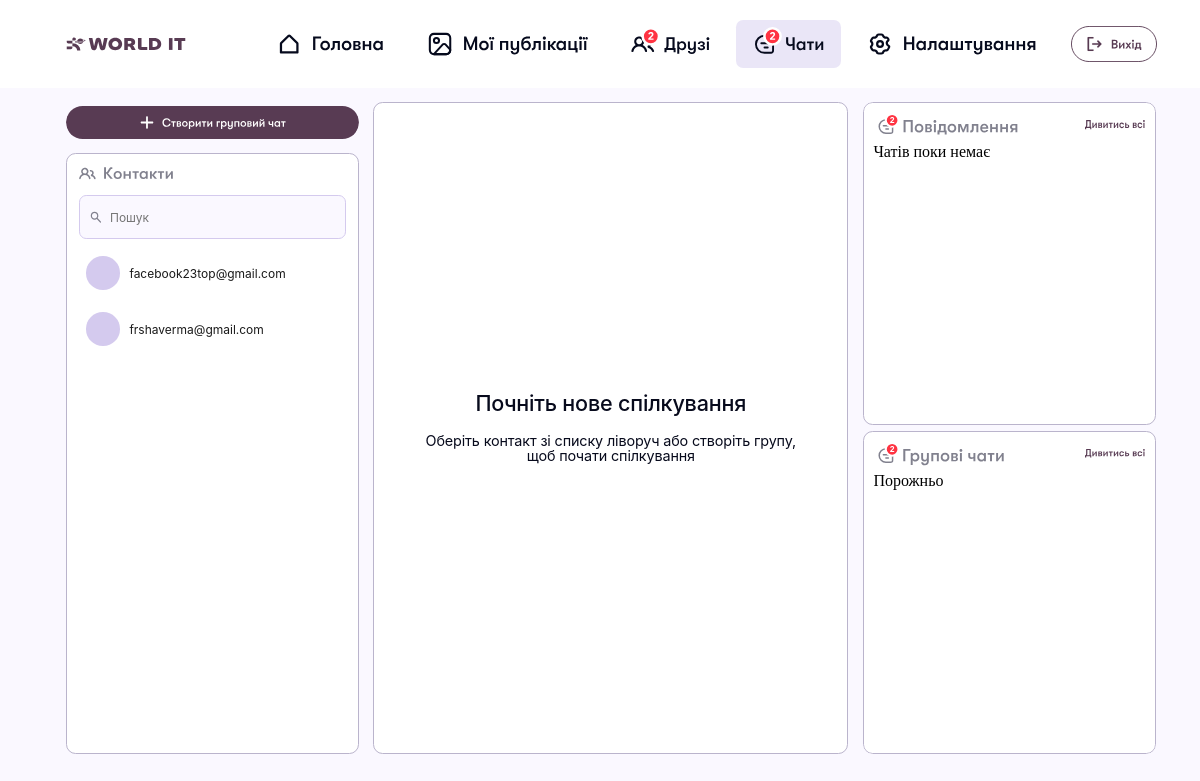
/chat/ (signed in), run on an earlier commit of the app's database.
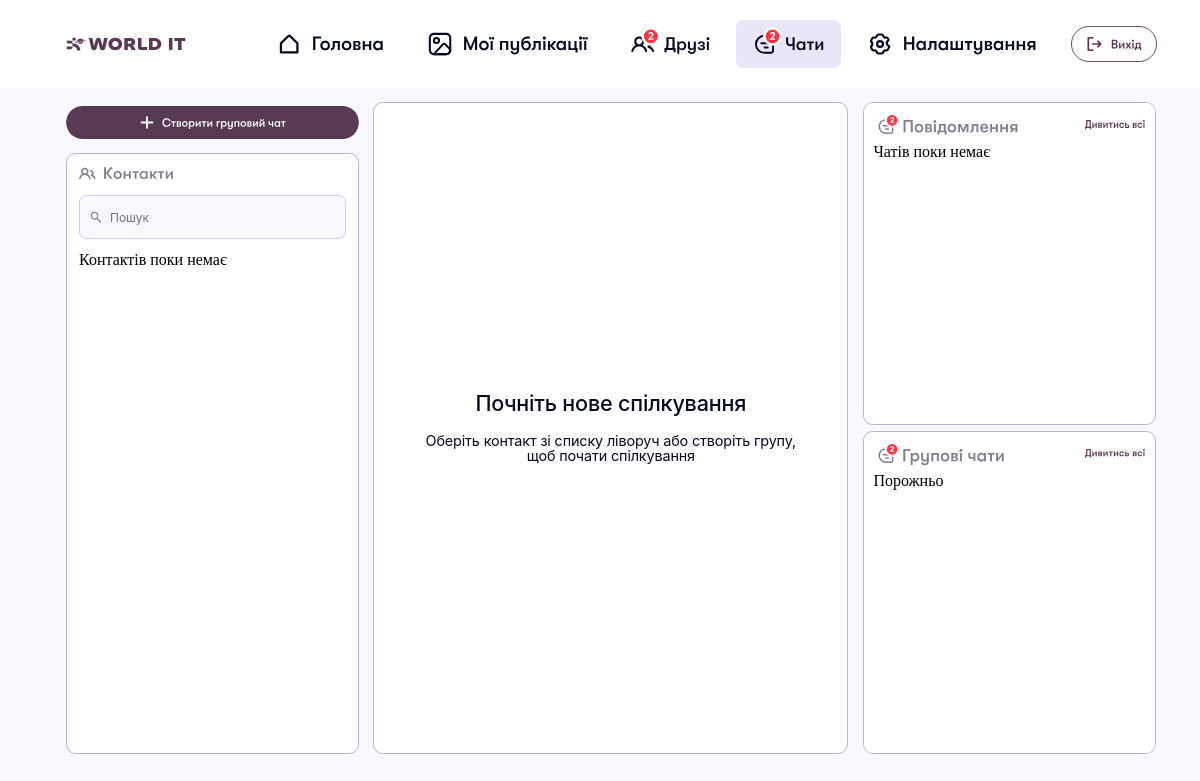
And on a later commit of the database.
### user_app/models.py (models this page shows)
class User(AbstractUser):
    username = models.CharField(
        max_length=150,
        blank=True,
        null=True
    )
    email = models.EmailField(
        unique=True
    )
    USERNAME_FIELD = 'email'
    REQUIRED_FIELDS = []

### chat_app/views.py (the view)
# urls.py: path('', ChatView.as_view(), name='chat'),
class ChatView(LoginRequiredMixin, TemplateView):
    login_url = "auth"
    template_name = "chat.html"
    def get_context_data(self, **kwargs):
        context = super().get_context_data(**kwargs)
        context["friends"] = get_users_by_section(self.request.user, "friends")
        context["personal_chat"] = Chat.objects.filter(users=self.request.user, is_group=False)
        return context

### user_app/utils/friends_filter.py (called while the page is built, shortened)
def get_users_by_section(user, section, hidden_ids=None):
    if section == "requests":
        return User.objects.filter(
            sent_friendships__to_user=user,
            sent_friendships__status="pending"
        ).order_by("id")
    if section == "friends":
        sent_ids = list(user.sent_friendships.filter(status="accepted").values_list("to_user_id", flat=True))
        received_ids = list(user.received_friendships.filter(status="accepted").values_list("from_user_id", flat=True))
        return User.objects.filter(id__in=sent_ids + received_ids).order_by("id")

### chat_app/templates/chat.html (shortened to what this page needs)
{% extends 'base.html' %}
{% load static %}
{% block links %}
    <link rel="stylesheet" href="{% static 'chat_app/chat_index.css' %}">
{% endblock %}
{% block content %}
    <main class="chat-page">
        {% include "chat_app/particles/chat_contacts.html" %}
        {% include "chat_app/particles/chat_main.html" %}
        {% include "chat_app/particles/chat_sidebar.html" %}
    </main>
{% endblock %}

### chat_app/templates/chat_app/particles/chat_contacts.html (shortened to what this page needs)
{% load static %}
<div class="chat-contacts-wrap">
    <button type="button" class="chat-create-btn">
        <img src="{% static 'chat_app/images/CreateGroup.svg' %}" alt="Створити груповий чат">
    </button>
    <aside class="chat-contacts">
        <section class="chat-block">
            <img src="{% static 'chat_app/images/Contact.svg' %}" alt="Контакти">
            <div class="chat-search-wrap">
                <input type="text" class="chat-search" placeholder="Пошук">
            </div>
            {% for friend in friends %}
                <button type="button" class="chat-user-button" data-chat-user="{{ friend.id }}" data-chat-username="{{ friend.email }}">
                    {{ friend.email }}
                </button>
            {% empty %}
                <p>Контактів поки немає</p>
            {% endfor %}
        </section>
    </aside>
</div>

What changed in the data, as far as the page shows it:
no longer on this page (row unchanged): User: email "facebook23top@gmail.com"
no longer on this page (row edited): User: email "frshaverma@gmail.com"
Also different on the page:
text now shown: "Контактів поки немає"
